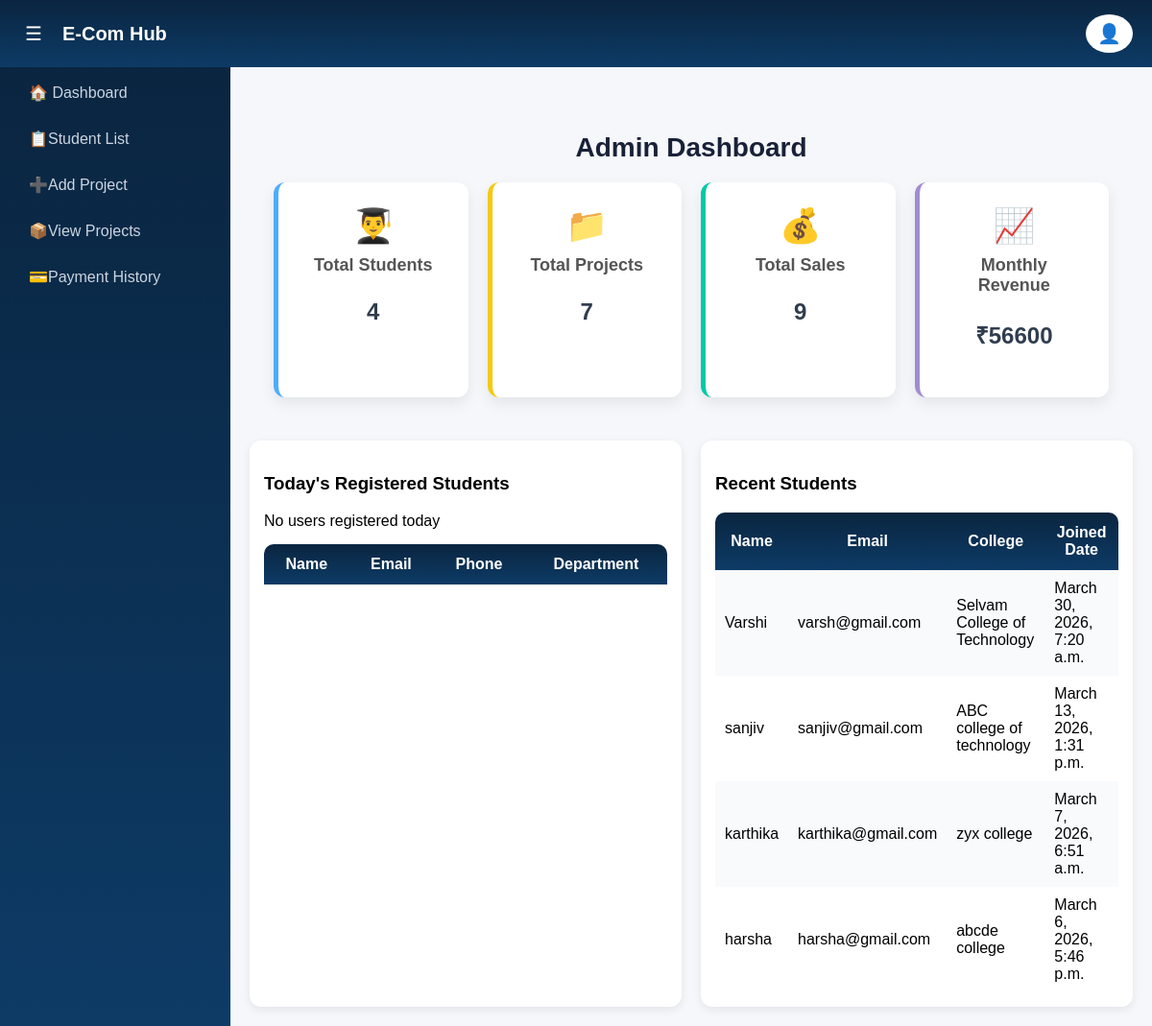
Screenshot of /admin-dashboard/ (signed in) with the database file from the repository.
### ecom_app/models.py (models this page shows, shortened)
class CustomUser(AbstractUser):
    ROLE_CHOICES = (
        ('ADMIN', 'Admin'),
        ('STUDENT', 'Student'),
    )
    role = models.CharField(max_length=10, choices=ROLE_CHOICES, default='STUDENT')
    phone_number = models.CharField(max_length=15, null=True, blank=True)
    college_name = models.CharField(max_length=255, null=True, blank=True)
    department = models.CharField(max_length=255, null=True, blank=True)
    year_of_study = models.CharField(max_length=50, null=True, blank=True)
    address = models.TextField(max_length=255, null=True, blank=True)
    city = models.CharField(max_length=100, null=True, blank=True)
    state = models.CharField(max_length=100, null=True, blank=True)
    pincode = models.CharField(max_length=10, null=True, blank=True)
    is_student_registered = models.BooleanField(default=False)
    is_student_registered = models.BooleanField(default=False)

### ecom_app/views.py (the view)
# urls.py: path('admin-dashboard/', views.admin_dashboard, name='admin_dashboard'),
@login_required
def admin_dashboard(request):
    total_students = CustomUser.objects.filter(is_superuser=False).count()
    total_projects = Project.objects.count()
    total_sales = Payment.objects.count()
    monthly_revenue = Payment.objects.aggregate(total=Sum('amount'))['total'] or 0
    today = now().date()
    today_students = CustomUser.objects.filter(
        is_superuser=False,
        date_joined__date=today  # Make sure your CustomUser has 'date_joined' field
    )
    recent_students = CustomUser.objects.filter(
        is_superuser=False
    ).order_by('-date_joined')[:5]
    context = {
        'total_students': total_students,
        'total_projects': total_projects,
        'total_sales': total_sales,
        'monthly_revenue': monthly_revenue,
        'today_students': today_students,
        'recent_students': recent_students,
    }
    return render(request, 'store/admin_dashboard.html', context)

### ecom_app/templates/store/admin_dashboard.html (shortened to what this page needs)
{% extends 'store/admin_base.html' %}
{% block content %}
<head>
</head>
<div class="main">
    <h2 style="font-size:28px; color:#182137; text-align:center; margin-bottom:20px; font-weight:bold;">
        Admin Dashboard
    </h2>
    <div class="analytics-cards">
        <div class="card blue">
            <div class="icon">👨‍🎓</div>
            <h3>Total Students</h3>
            <p>{{ total_students }}</p>
        </div>
        <div class="card yellow">
            <div class="icon">📁</div>
            <h3>Total Projects</h3>
            <p>{{ total_projects }}</p>
        </div>
        <div class="card green">
            <div class="icon">💰</div>
            <h3>Total Sales</h3>
            <p>{{ total_sales }}</p>
        </div>
        <div class="card purple">
            <div class="icon">📈</div>
            <h3>Monthly Revenue</h3>
            <p>₹{{ monthly_revenue }}</p>
        </div>
    </div>
</div>
<div class="tables-row">
    <div class="table-box">
        <h3>Today's Registered Students</h3>
    <table>
            <tr>
                <th>Name</th>
                <th>Email</th>
                <th>Phone</th>
                <th>Department</th>
            </tr>
        <tbody>
            {% for student in today_students %}
            <tr>
                <td>{{ student.username }}</td>
                <td>{{ student.email }}</td>
                <td>{{ student.phone_number }}</td>
                <td>{{ student.department }}</td>
            </tr>
            {% empty %}
            <tr>
                <td colspan="4" ></td>
            </tr>
            {% endfor %}
        </tbody>
    </table>
</div>
<div class="table-box">
    <h3>Recent Students</h3>
    <table>
            <tr>
                <th>Name</th>
                <th>Email</th>
                <th>College</th>
                <th>Joined Date</th>
            </tr>
            {% for student in recent_students %}
            <tr>
                <td>{{ student.username }}</td>
                <td>{{ student.email }}</td>
                <td>{{ student.college_name }}</td>
                <td>{{ student.date_joined }}</td>
            </tr>
            {% empty %}
            <tr>
                <td colspan="4" style="text-align:center; padding:15px;">No recent users</td>
            </tr>
            {% endfor %}
    </table>
</div>
{% endblock %}

### ecom_app/templates/store/admin_base.html (style rules this page uses)
body { margin: 0; font-family: Arial, Helvetica, sans-serif; background: #f1f5f9; }
.card { background: white; padding: 20px; border-radius: 12px; text-align: center; box-shadow: 0 4px 12px rgba(0,0,0,0.08); transition: 0.3s; }
table { width: 100%; border-collapse: collapse; background: white; border-radius: 10px; overflow: hidden; margin-top: 15px; }
th { background: #0f172a; color: white; padding: 12px; }
td { padding: 10px; }
tr:nth-child(even) { background: #f8fafc; }

### ecom_app/templates/store/admin_dashboard.html (style rules this page uses)
body { background: #f5f7fb; }
.main { flex: 1; padding: 25px; }
.card { padding: 20px; border-radius: 15px; color: #333; background: white; box-shadow: 0 5px 20px rgba(0,0,0,0.08); transition: 0.3s; }
.blue { border-left: 5px solid #4facfe; }
.yellow { border-left: 5px solid #f6c90e; }
.green { border-left: 5px solid #00c9a7; }
.purple { border-left: 5px solid #a18cd1; }
.analytics-cards { display: grid; grid-template-columns: repeat(4, 1fr); gap: 20px; margin-top: 20px; }
.card { background: white; padding: 25px; border-radius: 10px; box-shadow: 0 4px 10px rgba(0, 0, 0, 0.1); text-align: center; }
.card h3 { font-size: 18px; color: #555; margin-bottom: 10px; }
.card p { font-size: 28px; font-weight: bold; color: #152437e2; }
table { width: 100%; border-collapse: collapse; background: white; border-radius: 10px; overflow: hidden; }
th { background: linear-gradient(180deg, #0a2540, #0d3b66); color: white; padding: 12px; }
td { padding: 10px; }
.card { background: white; padding: 25px; border-radius: 12px; text-align: center; box-shadow: 0 6px 15px rgba(0, 0, 0, 0.08); transition: 0.3s; }
.card .icon { font-size: 35px; margin-bottom: 10px; }
.card h3 { margin: 10px 0; font-size: 18px; }
.card p { font-size: 24px; font-weight: bold; }
.tables-row { display: grid; grid-template-columns: 1fr 1fr; gap: 20px; margin-top: 20px; }
.table-box { background: white; padding: 15px; border-radius: 12px; box-shadow: 0 3px 10px rgba(0,0,0,0.08); }

### rows the page displays
CustomUser: username "Varshi", email "varsh@gmail.com", college_name "Selvam College of Technology", date_joined "March 30, 2026, 7:20 a.m."
CustomUser: username "sanjiv", email "sanjiv@gmail.com", college_name "ABC college of technology", date_joined "March 13, 2026, 1:31 p.m."
CustomUser: username "karthika", email "karthika@gmail.com", college_name "zyx college", date_joined "March 7, 2026, 6:51 a.m."
CustomUser: username "harsha", email "harsha@gmail.com", college_name "abcde college", date_joined "March 6, 2026, 5:46 p.m."

### other values shown
{{ total_students }} "4"
{{ total_projects }} "7"
{{ total_sales }} "9"
{{ monthly_revenue }} "56600"
